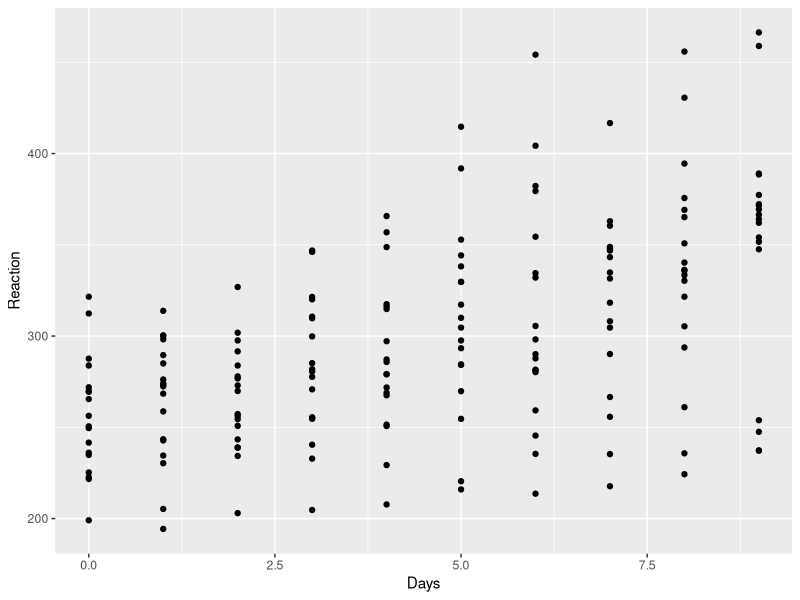
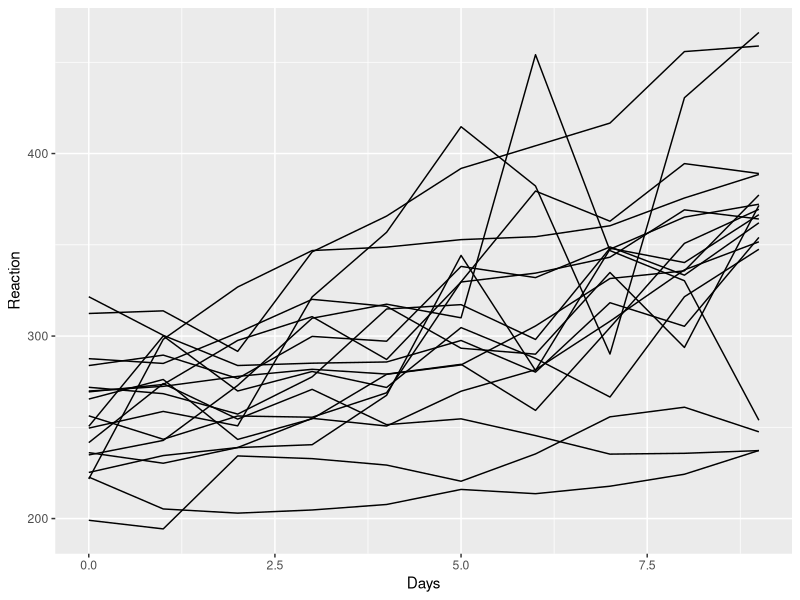
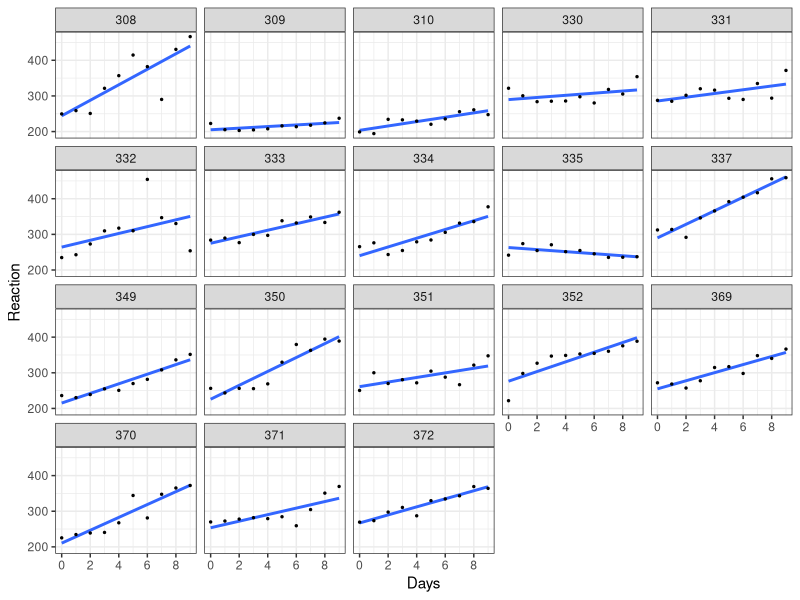

R code for these plots, in order:

# 7.1 ---------------------------------------------------------------------
# see https://github.com/dmarengi/food_truck_2025



# 7.2 ---------------------------------------------------------------------
library(tidyverse)
library(lme4)

# a first, simple, crude plot
ggplot(sleepstudy, aes(x = Days, y = Reaction)) + 
  geom_point()

# a plot with lines
ggplot(sleepstudy, aes(x = Days, y = Reaction, group = Subject)) + 
  geom_line()

# adding geom_smooth to show models
ggplot(sleepstudy, aes(x = Days, y = Reaction, group = Subject)) + 
  geom_smooth(method = 'lm', alpha = 0.25, se = FALSE) + 
  geom_point(size = .5) + 
  facet_wrap(~Subject) + 
  scale_x_continuous(breaks = c(0, 2, 4, 6, 8)) + 
  theme_bw()

# let's create some example data where we might 
# have multiple observations for each year
df <- tibble::tribble(
  ~id, ~ldl_2005, ~hdl_2005, ~ldl_2010, ~hdl_2010,
  1,    150,       155,     175,       135,
  2,    125,       135,     180,       146)

# we can pivot longer into a tidy format where 
# each observation is in one row
df <- df %>% tidyr::pivot_longer(
  cols = 2:5,
  names_to = "variable",
  values_to = "value")

# but we'd like to split the "hdl_" or "ldl_" prefixes
# away from the year part in the column called "variable"
df <- df %>% tidyr::separate(
  col = 'variable',
  into = c('type', 'year'))

# now we can pivot the hdl and ldl observations into
# their own columns
df %>% tidyr::pivot_wider(id_cols = c('id', 'year'),
                          values_from = 'value', 
                          names_from = 'type')


# attempting to do this shorter -------------------------------------------

df <- tibble::tribble(
  ~id, ~ldl_2005, ~hdl_2005, ~ldl_2010, ~hdl_2010,
  1,    150,       155,     175,       135,
  2,    125,       135,     180,       146)

# we could have pivoted longer _and_ done the 
# column separate step in one go using some obscure
# parameters from tidyr::pivot_longer, but 
# we still would have to pivot_wider again at the end. 
df %>% tidyr::pivot_longer(
  cols = 2:5,
  names_to = c('type', 'year'),
  names_sep = '_',
  values_to = 'value')

# Also need to take a look at "Day 7 longitudinal_eda.Rmd"

# 7.3 ---------------------------------------------------------------------


